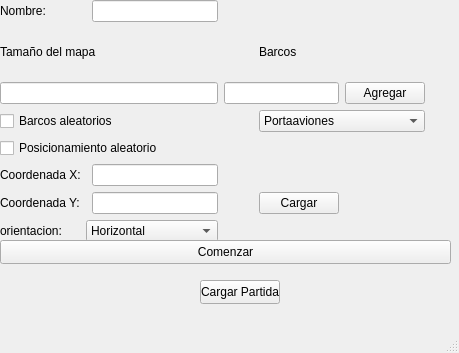
<?xml version="1.0" encoding="UTF-8"?>
<ui version="4.0">
 <class>Inicio</class>
 <widget class="QMainWindow" name="Inicio">
  <property name="geometry">
   <rect>
    <x>0</x>
    <y>0</y>
    <width>459</width>
    <height>353</height>
   </rect>
  </property>
  <property name="windowTitle">
   <string>MainWindow</string>
  </property>
  <widget class="QWidget" name="centralwidget">
   <widget class="QWidget" name="widget" native="true">
    <property name="geometry">
     <rect>
      <x>0</x>
      <y>0</y>
      <width>425</width>
      <height>242</height>
     </rect>
    </property>
    <layout class="QGridLayout" name="gridLayout">
     <item row="0" column="0">
      <widget class="QLabel" name="label">
       <property name="text">
        <string>Nombre:</string>
       </property>
      </widget>
     </item>
     <item row="0" column="2">
      <widget class="QLineEdit" name="Name_Input"/>
     </item>
     <item row="1" column="0" colspan="3">
      <widget class="QLabel" name="label_2">
       <property name="text">
        <string>Tamaño del mapa</string>
       </property>
      </widget>
     </item>
     <item row="1" column="4">
      <widget class="QLabel" name="label_3">
       <property name="text">
        <string>Barcos</string>
       </property>
      </widget>
     </item>
     <item row="2" column="0" colspan="3">
      <widget class="QLineEdit" name="Size_Map_Input">
       <property name="text">
        <string/>
       </property>
      </widget>
     </item>
     <item row="2" column="3" colspan="3">
      <widget class="QLineEdit" name="Cant_Ships_Input">
       <property name="text">
        <string/>
       </property>
      </widget>
     </item>
     <item row="2" column="6">
      <widget class="QPushButton" name="Button_ADD_Date">
       <property name="text">
        <string>Agregar</string>
       </property>
      </widget>
     </item>
     <item row="3" column="0" colspan="4">
      <widget class="QCheckBox" name="Check_Ship_Elec">
       <property name="text">
        <string>Barcos aleatorios</string>
       </property>
      </widget>
     </item>
     <item row="3" column="4" colspan="3">
      <widget class="QComboBox" name="Box_Ships_Elec">
       <item>
        <property name="text">
         <string>Portaaviones</string>
        </property>
       </item>
       <item>
        <property name="text">
         <string>Destructor</string>
        </property>
       </item>
       <item>
        <property name="text">
         <string>Crucero</string>
        </property>
       </item>
       <item>
        <property name="text">
         <string>Submarino</string>
        </property>
       </item>
       <item>
        <property name="text">
         <string>Lancha de Combate</string>
        </property>
       </item>
      </widget>
     </item>
     <item row="4" column="0" colspan="4">
      <widget class="QCheckBox" name="Check_Pos_Elec">
       <property name="text">
        <string>Posicionamiento aleatorio</string>
       </property>
      </widget>
     </item>
     <item row="5" column="0" colspan="2">
      <widget class="QLabel" name="label_4">
       <property name="text">
        <string>Coordenada X:</string>
       </property>
      </widget>
     </item>
     <item row="5" column="2">
      <widget class="QLineEdit" name="Line_CoorX"/>
     </item>
     <item row="5" column="4">
      <widget class="QLabel" name="label_6">
       <property name="text">
        <string/>
       </property>
      </widget>
     </item>
     <item row="5" column="5">
      <widget class="QLabel" name="Ships_ADDs">
       <property name="text">
        <string/>
       </property>
      </widget>
     </item>
     <item row="6" column="0">
      <widget class="QLabel" name="label_5">
       <property name="text">
        <string>Coordenada Y:</string>
       </property>
      </widget>
     </item>
     <item row="6" column="2">
      <widget class="QLineEdit" name="Line_CoorY"/>
     </item>
     <item row="6" column="4" colspan="2">
      <widget class="QPushButton" name="Buton_ADD_Ship">
       <property name="text">
        <string>Cargar</string>
       </property>
      </widget>
     </item>
     <item row="6" column="6">
      <widget class="QLabel" name="State_Input_Ship">
       <property name="text">
        <string/>
       </property>
      </widget>
     </item>
     <item row="7" column="0">
      <widget class="QLabel" name="label_7">
       <property name="text">
        <string>orientacion:</string>
       </property>
      </widget>
     </item>
     <item row="7" column="1" colspan="2">
      <widget class="QComboBox" name="orientacion_Input">
       <item>
        <property name="text">
         <string>Horizontal</string>
        </property>
       </item>
       <item>
        <property name="text">
         <string>Vertical</string>
        </property>
       </item>
      </widget>
     </item>
     <item row="0" column="4" colspan="3">
      <widget class="QLabel" name="Estado_Input">
       <property name="text">
        <string/>
       </property>
      </widget>
     </item>
    </layout>
    <widget class="QLabel" name="Cant_Ship">
     <property name="geometry">
      <rect>
       <x>290</x>
       <y>160</y>
       <width>16</width>
       <height>16</height>
      </rect>
     </property>
     <property name="text">
      <string/>
     </property>
    </widget>
   </widget>
   <widget class="QPushButton" name="Buton_Game_Start">
    <property name="geometry">
     <rect>
      <x>0</x>
      <y>240</y>
      <width>451</width>
      <height>24</height>
     </rect>
    </property>
    <property name="text">
     <string>Comenzar</string>
    </property>
   </widget>
   <widget class="QPushButton" name="Load_Game">
    <property name="geometry">
     <rect>
      <x>200</x>
      <y>280</y>
      <width>80</width>
      <height>24</height>
     </rect>
    </property>
    <property name="text">
     <string>Cargar Partida</string>
    </property>
   </widget>
  </widget>
  <widget class="QMenuBar" name="menubar">
   <property name="geometry">
    <rect>
     <x>0</x>
     <y>0</y>
     <width>459</width>
     <height>21</height>
    </rect>
   </property>
  </widget>
  <widget class="QStatusBar" name="statusbar"/>
 </widget>
 <resources/>
 <connections/>
</ui>
